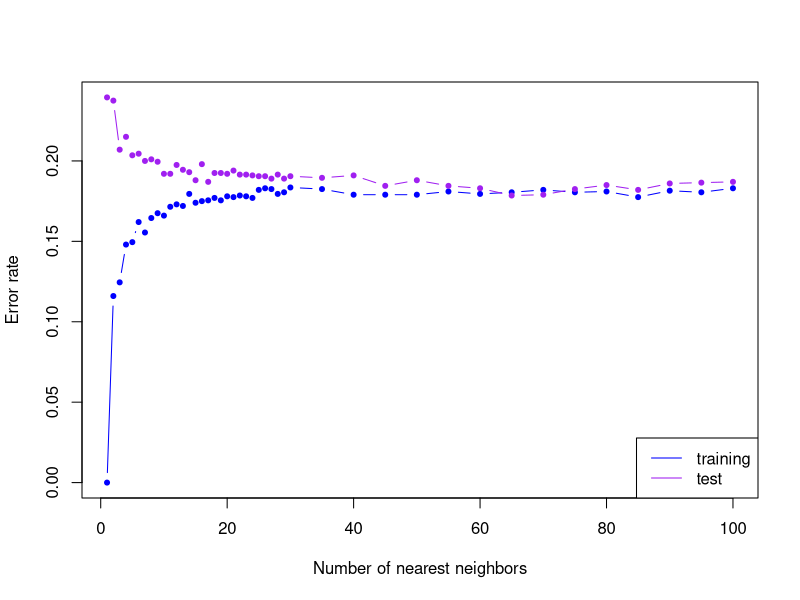
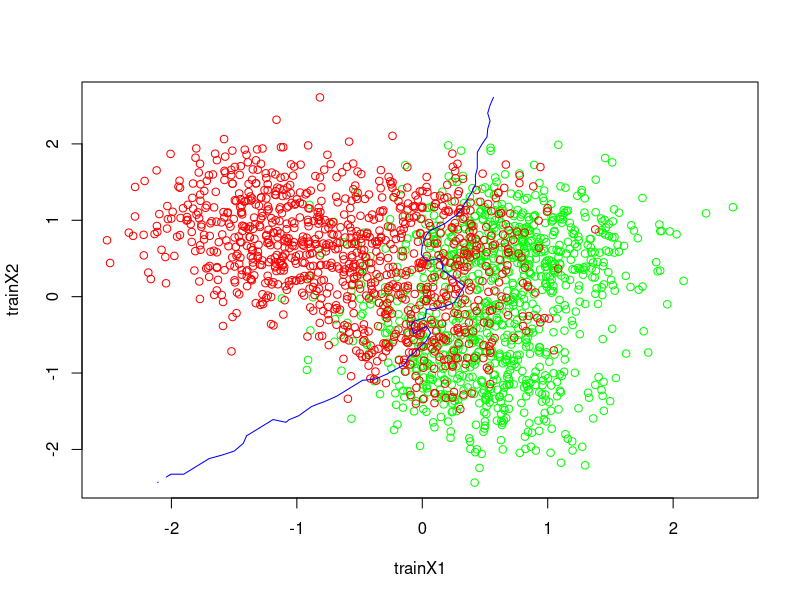
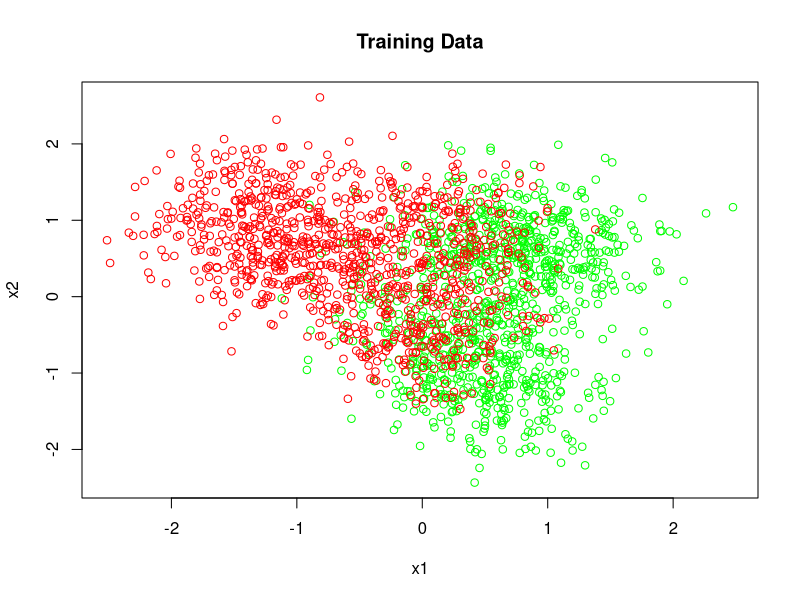
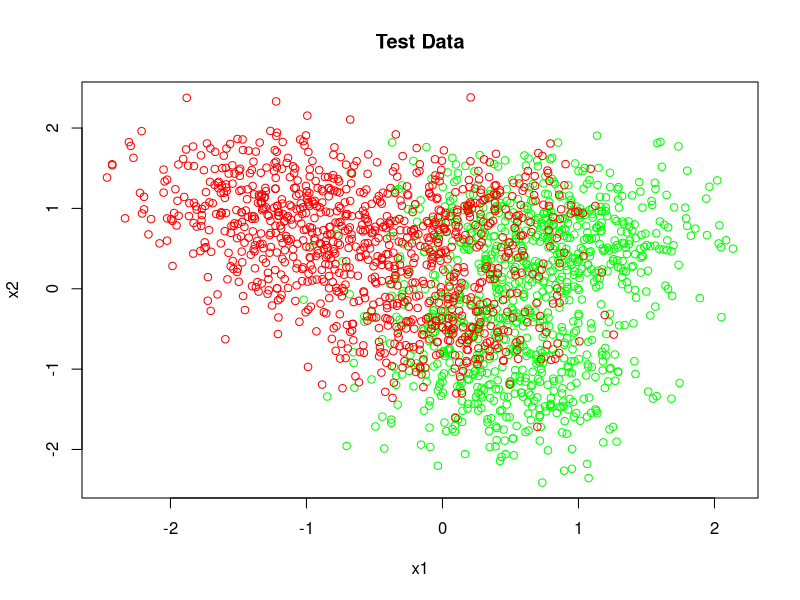
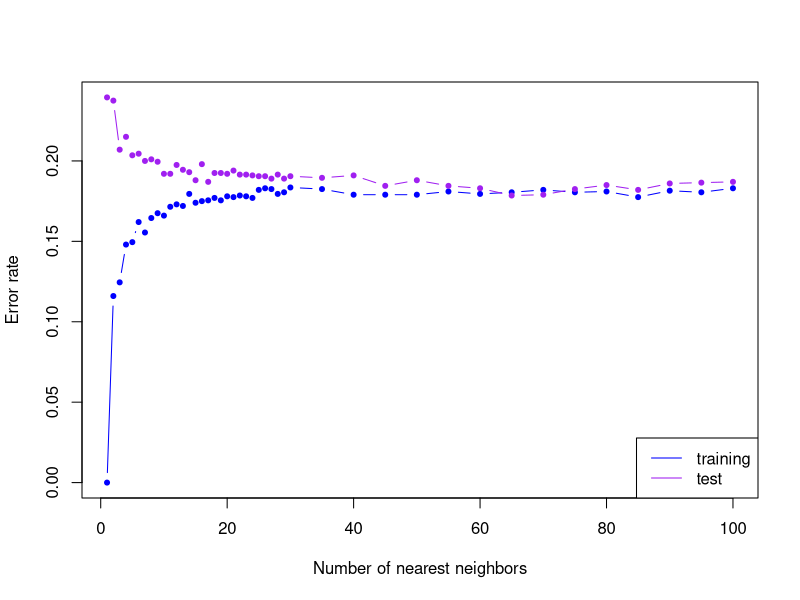
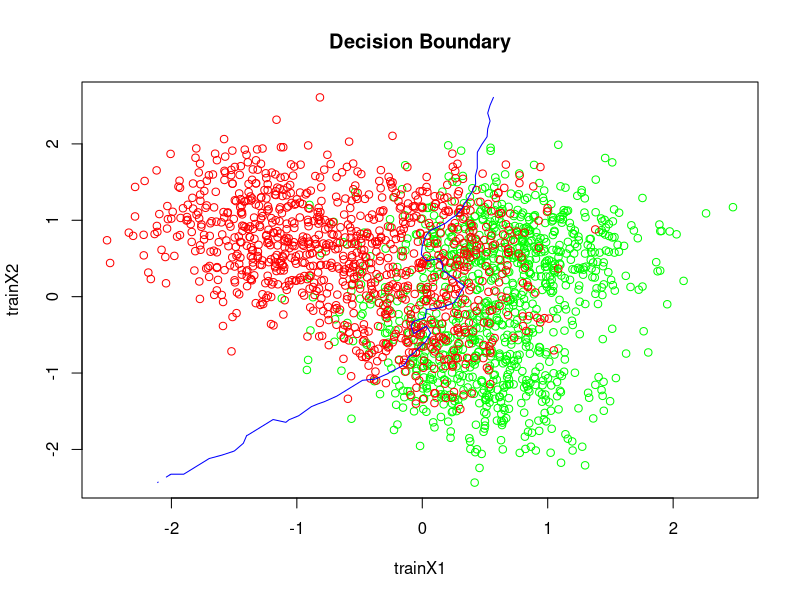

The R script that drew these images, in order:
## ---- chunk 1
knitr::opts_chunk$set(echo = TRUE)
## ---- chunk 2
library(class)
set.seed(1)

#Load training and test data from working directory
trainingset <- read.csv("1-training_data.csv")
testset <- read.csv("1-test_data.csv")

#Assign appropriate x1 and x2 values as predictors and y as the response for the training data. We convert the response from character variable "yes" or "no" to a factor variable with numeric values for yes(2) and no(1) for both training data and test data.
trainX1 <- trainingset$x.1
trainX2 <- trainingset$x.2
train_resp <- as.numeric(as.factor(trainingset$y))  

testX1 <- testset$x.1
testX2 <- testset$x.2
test_resp <- as.numeric(as.factor(testset$y))

#---------DATA ANALYSIS : ------------------------
#Check for missing values in trainingset and testset
#sum(is.na(trainingset))
#sum(is.na(testset))

#Check the structure of the data we are working with to know what variables we have, etc.
#str(trainingset)
#str(testset)

#Check to see what kind of values are present in prediction values x1 and x2.
#head(trainX1)

#Now, create a vector containing predictors for both training and test data.
trainingset.X <- cbind(trainX1, trainX2)
#table(train_resp)

testset.X <- cbind(testX1, testX2)
#table(test_resp)

# KNN with K = 1 for training data and test data with their respective error rates
mod.train <- knn(trainingset.X, trainingset.X, train_resp, k = 1)
#table(mod.train, train_resp)
mod.test <- knn(trainingset.X, testset.X, train_resp, k = 1)
#table(mod.test, test_resp)

# 1 - mean(mod.train == train_resp)        # Training error rate for k=1
# 1 - mean(mod.test == test_resp)          # Test error rate for k=1


# Now, we fit KNN for several values of K
ks <- c(seq(1, 30, by = 1), seq(35, 100, by = 5))

nks <- length(ks)       # Vector to store values of k from 1-100

# Store training and test error rate for each value of k ranging from 1 to 100.
err.rate.train <- numeric(length = nks)
err.rate.test <- numeric(length = nks)

#Set the names of the error rate so that they correspond to the right value of k
names(err.rate.train) <- names(err.rate.test) <- ks        
for (i in seq(along = ks)) {
  mod.train <- knn(trainingset.X, trainingset.X, train_resp, k = ks[i])   # KNN for training data
  mod.test <- knn(trainingset.X, testset.X, train_resp, k = ks[i])        # KNN for test data
  err.rate.train[i] <- 1 - sum(mod.train == train_resp)/length(train_resp) # Training error rate (1 - accuracy)
  err.rate.test[i] <- 1 - sum(mod.test == test_resp)/length(test_resp)     # Test error rate
}

# Decision boundary for optimal K calculated above (Implementation of the "general" method mentioned in the class)
n.grid <- 50
x1.grid <- seq(f = min(trainingset.X[, 1]), t = max(trainingset.X[, 1]), l = n.grid)
x2.grid <- seq(f = min(trainingset.X[, 2]), t = max(trainingset.X[, 2]), l = n.grid)
grid <- expand.grid(x1.grid, x2.grid)

k.opt <- 70
set.seed(1)
mod.opt <- knn(trainingset.X, grid, train_resp, k = k.opt, prob = T)
prob <- attr(mod.opt, "prob") # prob is fraction for response variable with class = 1(no)
prob <- ifelse(mod.opt == "2", prob, 1 - prob) # Here, it is fraction for response variable with class/factor == "yes"(2)

prob <- matrix(prob, n.grid, n.grid)

## ---- chunk 3
#Plot for training error rates against values of k
plot(ks, err.rate.train, xlab = "Number of nearest neighbors", ylab = "Error rate", type = "b", ylim = range(c(err.rate.train, err.rate.test)), col = "blue", pch = 20)

#This line shows the plot for the test error rates against the values of k (1-100)
lines(ks, err.rate.test, type="b", col="purple", pch = 20)
legend("bottomright", lty = 1, col = c("blue", "purple"), legend = c("training", "test"))

## ---- chunk 4
#Plot for training data representing classes (yes/2 represented by green)
plot(trainingset.X, col = ifelse(train_resp == "2", "green", "red"))

#Contour plot to depict the decision boundary of the classifiers
contour(x1.grid, x2.grid, prob, levels = 0.5, labels = "", xlab = "", ylab = "", main = "Decision Boundary", add = T, col = "blue")

## ---- chunk 5
library(class)
set.seed(1)

#Load training and test data from working directory
trainingset <- read.csv("1-training_data.csv")
testset <- read.csv("1-test_data.csv")

#Assign appropriate x1 and x2 values as predictors and y as the response for the training data. 
# We convert the response from character variable "yes" or "no" to a factor variable with numeric values 
#   for yes(2)  and no(1) for both training data and test data.
trainX1 <- trainingset$x.1
trainX2 <- trainingset$x.2
train_resp <- as.numeric(as.factor(trainingset$y))  

testX1 <- testset$x.1
testX2 <- testset$x.2
test_resp <- as.numeric(as.factor(testset$y))

#---------DATA ANALYSIS : ------------------------
#Check for missing values in trainingset and testset
#sum(is.na(trainingset))
#sum(is.na(testset))

#Check the structure of the data we are working with to know what variables we have, etc.
#str(trainingset)
#str(testset)

#Check to see what kind of values are present in prediction values x1 and x2.
#head(trainX1)

#Now, create a vector containing predictors for both training and test data.
trainingset.X <- cbind(trainX1, trainX2)
#table(train_resp)

testset.X <- cbind(testX1, testX2)
#table(test_resp)

#Plot x1 vs x2 values to see how data is distributed for training data. 
#In both plots, green dots represent response variables with class 2(yes) and red dots represent 
# response variables with class 1(no).
plot(trainingset.X, xlab = "x1", ylab = "x2", col = ifelse(train_resp == "2", "green","red"), 
     main = "Training Data")

#Plot x1 vs x2 values to see how data is distributed for test data.
plot(testset.X, xlab = "x1", ylab = "x2", col = ifelse(test_resp == "2", "green","red"), 
     main = "Test Data")

# KNN with K = 1 for training data and test data with their respective error rates
mod.train <- knn(trainingset.X, trainingset.X, train_resp, k = 1)
#table(mod.train, train_resp)
mod.test <- knn(trainingset.X, testset.X, train_resp, k = 1)
#table(mod.test, test_resp)

1 - mean(mod.train == train_resp)        # Training error rate for k=1
1 - mean(mod.test == test_resp)          # Test error rate for k=1


# Now, we fit KNN for several values of K
ks <- c(seq(1, 30, by = 1), seq(35, 100, by = 5))

nks <- length(ks)       # Vector to store values of k from 1-100

# Store training and test error rate for each value of k ranging from 1 to 100.
err.rate.train <- numeric(length = nks)
err.rate.test <- numeric(length = nks)

#Set the names of the error rate so that they correspond to the right value of k
names(err.rate.train) <- names(err.rate.test) <- ks        
for (i in seq(along = ks)) {
  mod.train <- knn(trainingset.X, trainingset.X, train_resp, k = ks[i])   # KNN for training data
  mod.test <- knn(trainingset.X, testset.X, train_resp, k = ks[i])        # KNN for test data
  err.rate.train[i] <- 1 - sum(mod.train == train_resp)/length(train_resp) # Training error rate (1 - accuracy)
  err.rate.test[i] <- 1 - sum(mod.test == test_resp)/length(test_resp)     # Test error rate
}

#Plot for training error rates against values of k
plot(ks, err.rate.train, xlab = "Number of nearest neighbors", ylab = "Error rate", type = "b", 
     ylim = range(c(err.rate.train, err.rate.test)), col = "blue", pch = 20)

#This line shows the plot for the test error rates against the values of k (1-100)
lines(ks, err.rate.test, type="b", col="purple", pch = 20)
legend("bottomright", lty = 1, col = c("blue", "purple"), legend = c("training", "test"))

# Calculate optimal value of k and obtain its corresponding test and training error rates
result <- data.frame(ks, err.rate.train, err.rate.test)
result[err.rate.test == min(result$err.rate.test), ]

# Decision boundary for optimal K calculated above 
#  (Implementation of the "general" method mentioned in the class)
n.grid <- 50
x1.grid <- seq(f = min(trainingset.X[, 1]), t = max(trainingset.X[, 1]), l = n.grid)
x2.grid <- seq(f = min(trainingset.X[, 2]), t = max(trainingset.X[, 2]), l = n.grid)
grid <- expand.grid(x1.grid, x2.grid)

k.opt <- 70
set.seed(1)
mod.opt <- knn(trainingset.X, grid, train_resp, k = k.opt, prob = T)
prob <- attr(mod.opt, "prob") # prob is fraction for response variable with class = 1(no)
prob <- ifelse(mod.opt == "2", prob, 1 - prob) # Here, it is fraction for response variable with class/factor == "yes"(2)

prob <- matrix(prob, n.grid, n.grid)

#Plot for training data representing classes (yes/2 represented by green)
plot(trainingset.X, col = ifelse(train_resp == "2", "green", "red"), main = "Decision Boundary")

#Contour plot to depict the decision boundary of the classifiers
contour(x1.grid, x2.grid, prob, levels = 0.5, labels = "", xlab = "", ylab = "", add = T, col = "blue")

